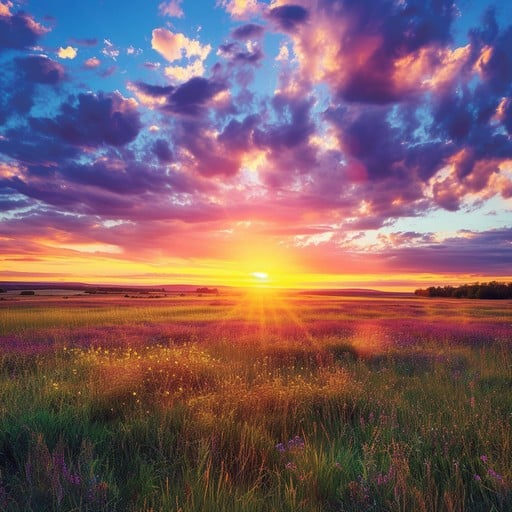
#> input picture data/sunset.jpg, 512 x 512 px
$ python __main__.py ../data/sunset.jpg   (older library calls are emulated)
#> lines starting #> are read from the running program, lines starting #| are printed output that depends on the picture; after the words box and inside, x2 and y2 are one past the last pixel; in counts of white or black regions, pixels touching at a corner belong together
### watercolor/processor.py
import multiprocessing as mp
from concurrent.futures import ProcessPoolExecutor

import cv2
import numpy as np

from .config import WatercolorConfig
from .utils import ProgressTracker, find_edge_pixels, mix_colors, plot_debug


class WatercolorProcessor:
    def __init__(self, config: WatercolorConfig):
        self.config = config
        self.num_workers = (
            mp.cpu_count() if config.num_workers == -1 else config.num_workers
        )

    def _load_and_preprocess(self, image_path: str) -> np.ndarray:
        """Load and preprocess the input image"""
        image = cv2.imread(image_path)
        if image is None:
            raise ValueError(f"Could not load image from path: {image_path}")

        image = cv2.resize(image, self.config.output_size)
        image = cv2.cvtColor(image, cv2.COLOR_BGR2RGB) / 255.0
        return image

    def _decompose_colors(self, image: np.ndarray):
        """Decompose image into palette and labels"""
        from .core import decompose_colors

        return decompose_colors(image, self.config.num_colors)

    def _diffuse_pigment(
        self, pigment: np.ndarray, edges: np.ndarray, rate: float
    ) -> np.ndarray:
        """Apply diffusion to pigment layer"""
        from .core import apply_directional_diffusion

        num_points = int(self.config.num_points_factor * rate)
        max_distance = int(self.config.max_distance_factor * rate)
        falloff = self.config.falloff_base / rate

        return apply_directional_diffusion(
            pigment,
            num_points=num_points,
            max_distance=max_distance,
            falloff=falloff,
            stored_edges=edges,
            branch_probability=self.config.branch_probability,
            branch_length_factor=self.config.branch_length_factor,
            jitter_sigma=self.config.jitter_sigma,
            debug=self.config.debug,
        )

    def process_color_layer(self, args) -> tuple:
        """Process a single color layer"""
        pigment_layer, pigment_color, color_idx = args

        # Store original edges
        original_edges = find_edge_pixels(pigment_layer)

        if self.config.debug:
            plot_debug(f"Initial Layer {color_idx}", pigment_layer, cmap="gray_r")

        for iter_idx in range(self.config.iterations):
            pigment_layer = self._diffuse_pigment(
                pigment_layer, original_edges, self.config.diffusion_rate
            )
            pigment_layer = np.clip(pigment_layer, 0, 1)

            if (
                self.config.debug
                and color_idx == 0
                and iter_idx
                in [0, self.config.iterations // 2, self.config.iterations - 1]
            ):
                plot_debug(f"Diffusion Step {iter_idx}", pigment_layer, cmap="gray_r")

        return pigment_layer, pigment_color, color_idx

    def process_image(self, image_path: str) -> np.ndarray:
        """Main processing pipeline"""
        try:
            # Load and decompose image
            image = self._load_and_preprocess(image_path)
            if self.config.debug:
                plot_debug("Original Image", image)

            palette, labels = self._decompose_colors(image)
            if self.config.debug:
                plot_debug("Color-Reduced Image", palette[labels])

            # Prepare color layers
            color_layers = [
                ((labels == idx).astype(float), color, idx)
                for idx, color in enumerate(palette)
            ]

            # Initialize accumulation
            accumulation = np.ones((*labels.shape, 3))
            progress = ProgressTracker(len(palette), "Processing colors")

            # Process layers in parallel
            with ProcessPoolExecutor(max_workers=self.num_workers) as executor:
                for pigment_layer, color, idx in executor.map(
                    self.process_color_layer, color_layers
                ):
                    accumulation = mix_colors(accumulation, pigment_layer, color)
                    if self.config.debug:
                        plot_debug(f"Accumulation after color {idx}", accumulation)
                    progress.update()

            if self.config.debug:
                plot_debug("Final Result", accumulation)

            return accumulation

        except Exception as e:
            raise RuntimeError(f"Failed to process image: {e}")

### watercolor/core.py
import cv2
import numpy as np

from .utils import find_edge_pixels, mix_colors, plot_debug


# [8 lines left out: function simulate_watercolor, not called in this run]


def decompose_colors(image, num_colors=5):
    """Decompose image into color palette and labels."""
    pixels = image.reshape(-1, 3)
    pixels = np.float32(pixels)

    criteria = (cv2.TERM_CRITERIA_EPS + cv2.TERM_CRITERIA_MAX_ITER, 200, 0.1)
    _, labels, centers = cv2.kmeans(
        pixels, num_colors, None, criteria, 10, cv2.KMEANS_RANDOM_CENTERS
    )

    centers = np.uint8(centers)
    centers = np.clip(centers / np.max(centers, axis=0), 0, 1)

    # Sort palette by brightness
    brightness = np.sum(centers, axis=1)
    sorted_indices = np.argsort(brightness)[::-1]
    centers = centers[sorted_indices]

    # Remap labels
    sorted_labels = np.zeros_like(labels)
    for i, idx in enumerate(sorted_indices):
        sorted_labels[labels == idx] = i

    return centers, sorted_labels.reshape(image.shape[:2])


def apply_directional_diffusion(
    pigment,
    num_points=100,
    max_distance=10,
    falloff=0.5,
    branch_probability=0.15,
    branch_length_factor=0.3,
    jitter_sigma=0.2,
    debug=False,
    stored_edges=None,
):
    """Apply directional diffusion with stored edges."""
    height, width = pigment.shape
    result = pigment.copy()

    if stored_edges is None:
        edges = find_edge_pixels(pigment)
    else:
        edges = stored_edges

    if not edges:
        return result

    for _ in range(num_points):
        x, y, dx, dy = edges[np.random.randint(len(edges))]

        # Add jitter to direction
        if jitter_sigma > 0:
            dx += np.random.normal(0, jitter_sigma)
            dy += np.random.normal(0, jitter_sigma)
            mag = np.sqrt(dx * dx + dy * dy)
            dx, dy = dx / mag, dy / mag

        # Apply diffusion along the direction
        for dist in range(1, max_distance + 1):
            new_x = int(x + dx * dist)
            new_y = int(y + dy * dist)

            if 0 <= new_x < width and 0 <= new_y < height:
                intensity = result[int(y), int(x)] * np.exp(-falloff * dist)
                result[new_y, new_x] = max(result[new_y, new_x], intensity)

                # Branch creation
                if np.random.random() < branch_probability:
                    branch_angle = np.random.uniform(-np.pi / 4, np.pi / 4)
                    branch_dx = dx * np.cos(branch_angle) - dy * np.sin(branch_angle)
                    branch_dy = dx * np.sin(branch_angle) + dy * np.cos(branch_angle)

                    for branch_dist in range(
                        1, int(max_distance * branch_length_factor) + 1
                    ):
                        branch_x = int(new_x + branch_dx * branch_dist)
                        branch_y = int(new_y + branch_dy * branch_dist)

                        if 0 <= branch_x < width and 0 <= branch_y < height:
                            branch_intensity = intensity * np.exp(
                                -falloff * branch_dist
                            )
                            result[branch_y, branch_x] = max(
                                result[branch_y, branch_x], branch_intensity
                            )

    return result


# [4 lines left out: function process_single_edge, not called in this run]

### watercolor/utils.py
from functools import lru_cache
from typing import Any, List, Tuple

import cv2
import matplotlib.pyplot as plt
import numpy as np


def find_edge_pixels(pigment, threshold=0.01):
    """Find edge pixels and their outward directions using Sobel operators."""
    # Calculate gradients using Sobel
    gx = cv2.Sobel(pigment, cv2.CV_64F, 1, 0, ksize=3)
    gy = cv2.Sobel(pigment, cv2.CV_64F, 0, 1, ksize=3)
    magnitude = np.sqrt(gx**2 + gy**2)

    # For each potential edge pixel
    height, width = pigment.shape
    edges = []

    for y in range(1, height - 1):
        for x in range(1, width - 1):
            if magnitude[y, x] > threshold:
                # Get direction from gradients
                dx = -gx[y, x]
                dy = -gy[y, x]
                # Normalize direction vector
                mag = np.sqrt(dx * dx + dy * dy) + 1e-6
                dx, dy = dx / mag, dy / mag
                edges.append((x, y, dx, dy))

    return edges  # Return list of (x, y, dx, dy) tuples


# [21 lines left out: functions cached_find_edge_pixels, plot_debug, not called in this run]


def mix_colors(accumulation, pigment_layer, pigment_color):
    """Blend pigment_color into accumulation where pigment_layer > 0."""
    mask = pigment_layer[..., None]  # Expand dims for broadcasting
    blended = accumulation * (1 - mask) + pigment_color * mask
    return blended


class ProgressTracker:
    def __init__(self, total_steps: int, description: str = "Processing"):
        self.total = total_steps
        self.current = 0
        self.description = description

    def update(self, amount: int = 1) -> None:
        self.current += amount
        self._print_progress()

    def _print_progress(self) -> None:
        percentage = (self.current / self.total) * 100
        print(f"\r{self.description}: {percentage:.1f}%", end="")
        if self.current >= self.total:
            print()  # New line when done

### watercolor/__main__.py
import argparse
import sys
from pathlib import Path

from .config import WatercolorConfig
from .processor import WatercolorProcessor
from .utils import plot_debug


def main():
    parser = argparse.ArgumentParser(description="Watercolor Effect Generator")
    parser.add_argument("input_image", type=str, help="Path to input image")
    parser.add_argument("--output", "-o", type=str, help="Output path")
    parser.add_argument("--config", "-c", type=str, help="Path to config file")
    # Add more arguments as needed

    args = parser.parse_args()

    try:
        config = WatercolorConfig()  # Load from file if specified
        processor = WatercolorProcessor(config)
        result = processor.process_image(args.input_image)
#> in _load_and_preprocess, image is the input picture: shape (512, 512, 3); mean B, G, R 103.6, 94.2, 124.6
#> in _load_and_preprocess, `image = cv2.resize(image, self.config.output_size)`:
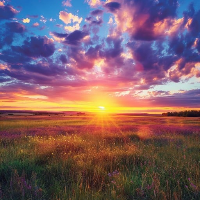
#> image: shape (200, 200, 3); mean B, G, R 103.5, 94, 124.4
#> in _load_and_preprocess, `image = cv2.cvtColor(image, cv2.COLOR_BGR2RGB) / 255.0`:
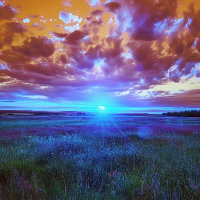
#> image: shape (200, 200, 3) float64; mean B, G, R 0.488, 0.369, 0.406
#> in decompose_colors, `_, labels, centers = cv2.kmeans( pixels, num_colors, None, criteria, 1..`: centers = [[0.606, 0.293, 0.226], [0.35, 0.351, 0.601], [0.255, 0.199, 0.157], [0.767, 0.639, 0.716], [0.928, 0.614, 0.408]]
#> in decompose_colors, `centers = np.uint8(centers)`: centers = [[0, 0, 0], [0, 0, 0], [0, 0, 0], [0, 0, 0], [0, 0, 0]]
#> in decompose_colors, `centers = np.clip(centers / np.max(centers, axis=0), 0, 1)`: centers = [[nan, nan, nan], [nan, nan, nan], [nan, nan, nan], [nan, nan, nan], [nan, nan, nan]]
#> in decompose_colors, `brightness = np.sum(centers, axis=1)`: brightness = [nan, nan, nan, nan, nan]
#> in decompose_colors, `sorted_indices = np.argsort(brightness)[::-1]`: sorted_indices = [4, 3, 2, 1, 0]
#> the loop in decompose_colors, `for i, idx in enumerate(sorted_indices):` made 5 passes
#> idx on passes 1 to 5: 4, 3, 2, 1, 0
#> in process_image, `palette, labels = self._decompose_colors(image)`:
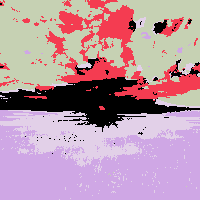
#> labels: shape (200, 200) int32; 5 distinct labels, from 0 to 4; one colour per label, 0 black
#> in process_image, `palette, labels = self._decompose_colors(image)`: palette has the same summary as centers in decompose_colors
#> in process_image, `color_layers = [ ((labels == idx).astype(float), color, idx) for idx, ..`: color_layers = 5 items
#> in process_color_layer, `pigment_layer, pigment_color, color_idx = args`:
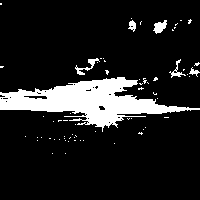
#> pigment_layer: shape (200, 200) float64; values 0 (black) and 1 (white), 12.6% white; 66 white regions (60 under 20 px), largest, box (x1, y1, x2, y2) and area: (0, 77, 200, 132) 4441, (153, 20, 167, 34) 115, (75, 58, 100, 75) 115, (169, 59, 186, 78) 79, (128, 20, 136, 32) 57, (189, 67, 200, 77) 43
#> in process_color_layer, `pigment_layer, pigment_color, color_idx = args`: pigment_color = [nan, nan, nan]; color_idx = 0
#> in find_edge_pixels, `gx = cv2.Sobel(pigment, cv2.CV_64F, 1, 0, ksize=3)`:
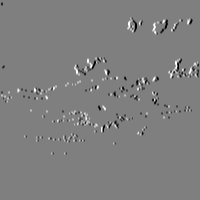
#> gx: shape (200, 200) float64; min -4, max 4, mean -0.0028; drawn with min black and max white
#> in find_edge_pixels, `gy = cv2.Sobel(pigment, cv2.CV_64F, 0, 1, ksize=3)`:
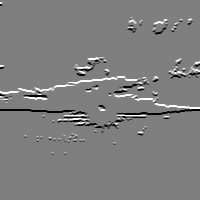
#> gy: shape (200, 200) float64; min -4, max 4, mean 0; drawn with min black and max white
#> in find_edge_pixels, `magnitude = np.sqrt(gx**2 + gy**2)`:
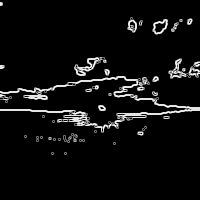
#> magnitude: shape (200, 200) float64; min 0, max 4.47, mean 0.241; drawn with min black and max white
#> in find_edge_pixels, `height, width = pigment.shape`: height = 200
#> in process_color_layer, `original_edges = find_edge_pixels(pigment_layer)`: original_edges = 3189 items
#> in _diffuse_pigment, `num_points = int(self.config.num_points_factor * rate)`: num_points = 30
#> in _diffuse_pigment, `max_distance = int(self.config.max_distance_factor * rate)`: max_distance = 2
#> in apply_directional_diffusion, `height, width = pigment.shape`: height = 200
#> in apply_directional_diffusion, `edges = stored_edges`: edges = 3189 items
#> the loop in process_image, `for pigment_layer, color, idx in executor.map( self.process_color_laye..` made 5 passes
#| Processing colors: 20.0%
#| Processing colors: 40.0%
#| Processing colors: 60.0%
#| Processing colors: 80.0%
#| Processing colors: 100.0%
#> after the loop in process_image, `for pigment_layer, color, idx in executor.map(`: accumulation: shape (200, 200, 3) float64; every value is NaN or infinite

        if args.output:
            plot_debug("Final Result", result)
            # Save result

    except Exception as e:
        print(f"Error: {e}", file=sys.stderr)
        sys.exit(1)


if __name__ == "__main__":
    main()
